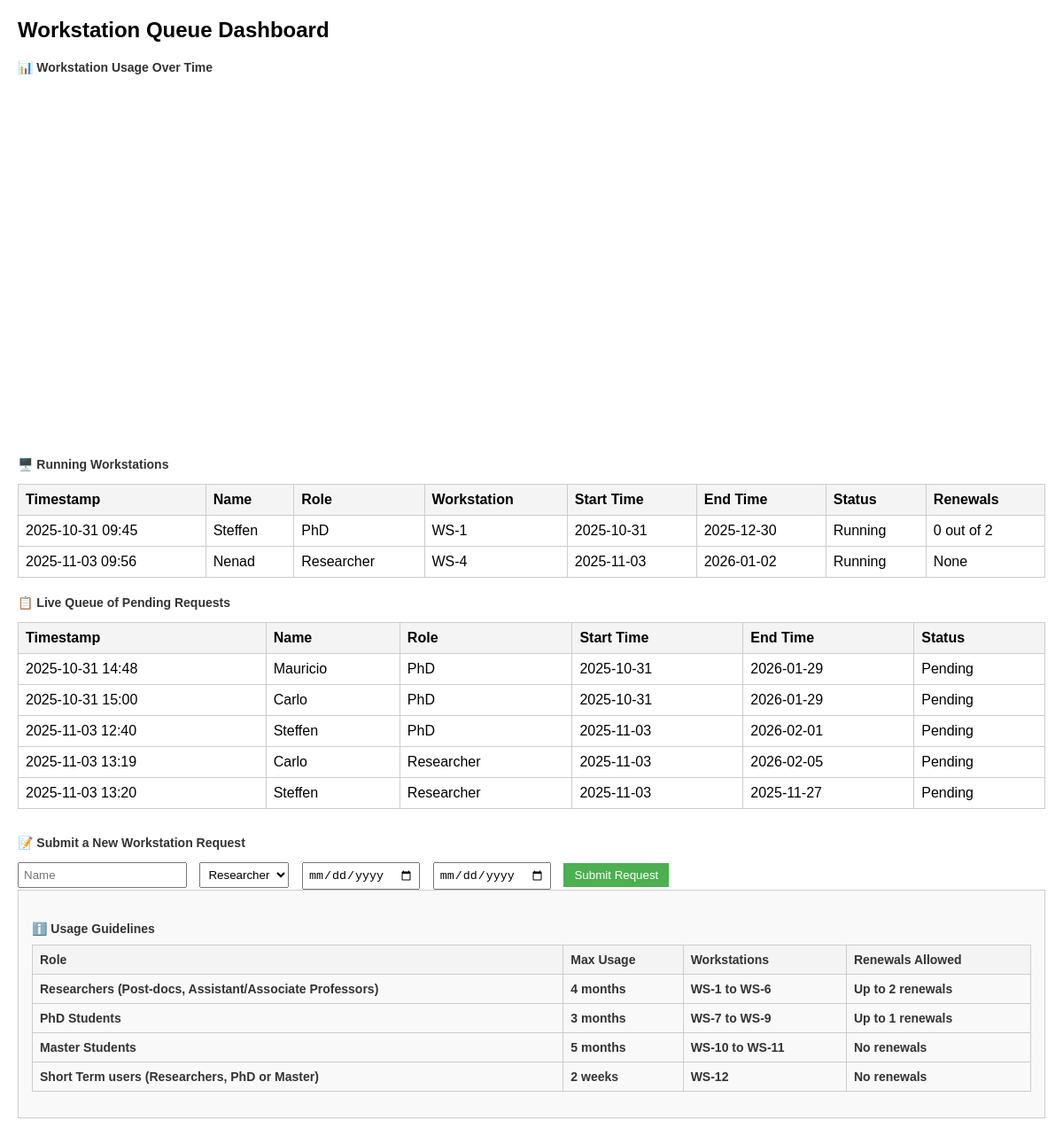
Page / (signed in) on the earlier database version.
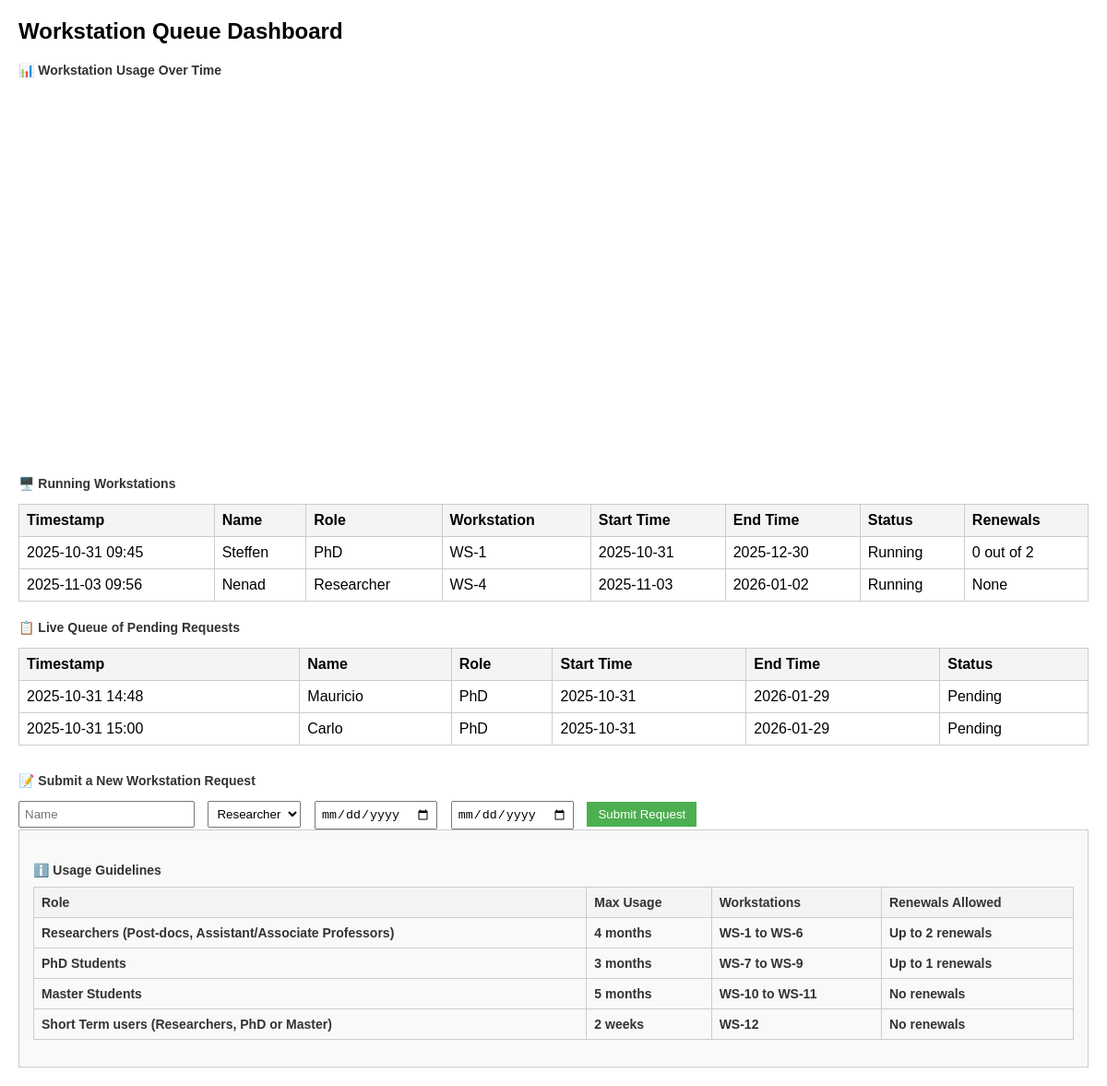
Same page on the later database version.
### app.py (models this page shows)
class Request(db.Model):
    id = db.Column(db.Integer, primary_key=True)
    timestamp = db.Column(db.DateTime, default=datetime.utcnow)
    name = db.Column(db.String(100))
    role = db.Column(db.String(50))
    start_time = db.Column(db.String(50))
    end_time = db.Column(db.String(50))
    status = db.Column(db.String(50), default="Pending")
    workstation = db.Column(db.String(50))
    renewals = db.Column(db.Integer)

### app.py (the view)
@app.route('/')
@login_required
def dashboard():
    Request.query.filter_by(status='Completed').delete()
    db.session.commit()
    pending_requests = (Request.query.filter_by(status='Pending').order_by(Request.role.asc(),Request.timestamp.asc()).all())
    running_requests = (Request.query.filter_by(status='Running').order_by(Request.role.asc(),Request.timestamp.asc()).all())
    chart_data = []
    for req in running_requests:
        chart_data.append({
            "name": req.name or "",
            "workstation": req.workstation or "",
            "start": str(req.start_time),
            "end": str(req.end_time),
            "renewals": req.renewals or "",
            "color": "blue" if req.role == "PhD" else "orange" if req.role == "Master" else "green"
        })
    return render_template('dashboard.html',
                           pending_requests=pending_requests,
                           running_requests=running_requests,
                           chart_data=chart_data)

### app.py (called while the page is built)
@login_manager.user_loader
def load_user(user_id):
    return User.query.get(int(user_id))

### templates/dashboard.html (shortened to what this page needs)
<!DOCTYPE html>
<html lang="en">
<head>
</head>
<body>
    <h1>Workstation Queue Dashboard</h1>
    <h2>📊 Workstation Usage Over Time</h2>
    <div id="usageChart" style="width:100%;height:400px;"></div>
    <h3>🖥️ Running Workstations</h3>
    <table>
        <tr><th>Timestamp</th><th>Name</th><th>Role</th><th>Workstation</th><th>Start Time</th><th>End Time</th><th>Status</th><th>Renewals</th></tr>
        {% for req in running_requests %}
        <tr>
            <td>{{ req.timestamp.strftime('%Y-%m-%d %H:%M') }}</td>
            <td>{{ req.name }}</td>
            <td>{{ req.role }}</td>
            <td>{{ req.workstation }}</td>
            <td>{{ req.start_time }}</td>
            <td>{{ req.end_time }}</td>
            <td>{{ req.status }}</td>
            <td>{{ req.renewals }}</td>
        </tr>
        {% endfor %}
    </table>
    <h3>📋 Live Queue of Pending Requests</h3>
    <table>
        <tr><th>Timestamp</th><th>Name</th><th>Role</th><th>Start Time</th><th>End Time</th><th>Status</th></tr>
        {% for req in pending_requests %}
        <tr>
            <td>{{ req.timestamp.strftime('%Y-%m-%d %H:%M') }}</td>
            <td>{{ req.name }}</td>
            <td>{{ req.role }}</td>
            <td>{{ req.start_time }}</td>
            <td>{{ req.end_time }}</td>
            <td>{{ req.status }}</td>
        </tr>
        {% endfor %}
    </table>
<div class="form-section">
<h3>📝 Submit a New Workstation Request</h3>
<form id="requestForm">
<input name="name" placeholder="Name" required="" type="text"/>
<select name="role">
<option value="Researcher">Researcher</option>
</select>
<input name="startTime" required="" type="date"/>
<input name="endTime" required="" type="date"/>
<button class="submit-btn" type="submit">Submit Request</button>
</form>
</div>
    <div style="background-color:#f9f9f9; padding:15px; border:1px solid #ccc; margin-bottom:20px;">
<h3>ℹ️ Usage Guidelines
<table border="1" style="width:100%; margin-top:10px; border-collapse:collapse;">
<thead>
<tr style="background-color:#f2f2f2;">
<th>Role</th>
<th>Max Usage</th>
<th>Workstations</th>
<th>Renewals Allowed</th>
</tr>
</thead>
<tbody>
<tr>
<td>Researchers (Post-docs, Assistant/Associate Professors)</td>
<td>4 months</td>
<td>WS-1 to WS-6</td>
<td>Up to 2 renewals</td>
</tr>
<tr>
<td>PhD Students</td>
<td>3 months</td>
<td>WS-7 to WS-9</td>
<td>Up to 1 renewals</td>
</tr>
<tr>
<td>Master Students</td>
<td>5 months</td>
<td>WS-10 to WS-11</td>
<td>No renewals</td>
</tr>
<tr>
<td>Short Term users (Researchers, PhD or Master)</td>
<td>2 weeks</td>
<td>WS-12</td>
<td>No renewals</td>
</tr>
</tbody>
</table>
</h3>
</body>
</html>

### templates/dashboard.html (style rules this page uses)
body { font-family: Arial, sans-serif; margin: 20px; }
h1 { font-size: 24px; margin-bottom: 10px; }
h2, h3 { font-size: 14px; margin-top: 20px; color: #333; }
table { width: 100%; border-collapse: collapse; margin-top: 10px; }
th, td { border: 1px solid #ccc; padding: 8px; text-align: left; }
th { background-color: #f4f4f4; }
.form-section { margin-top: 30px; }
.form-section input, .form-section select { margin-right: 10px; padding: 5px; }
.submit-btn { padding: 6px 12px; background-color: #4CAF50; color: white; border: none; cursor: pointer; }

Differences in the rows shown:
removed Request: timestamp "2025-11-03 12:40", name "Steffen", role "PhD", start_time "2025-11-03", end_time "2026-02-01", status "Pending", shown under "📋 Live Queue of Pending Requests"
removed Request: timestamp "2025-11-03 13:19", name "Carlo", role "Researcher", start_time "2025-11-03", end_time "2026-02-05", status "Pending", shown under "📋 Live Queue of Pending Requests"
removed Request: timestamp "2025-11-03 13:20", name "Steffen", role "Researcher", start_time "2025-11-03", end_time "2025-11-27", status "Pending", shown under "📋 Live Queue of Pending Requests"
